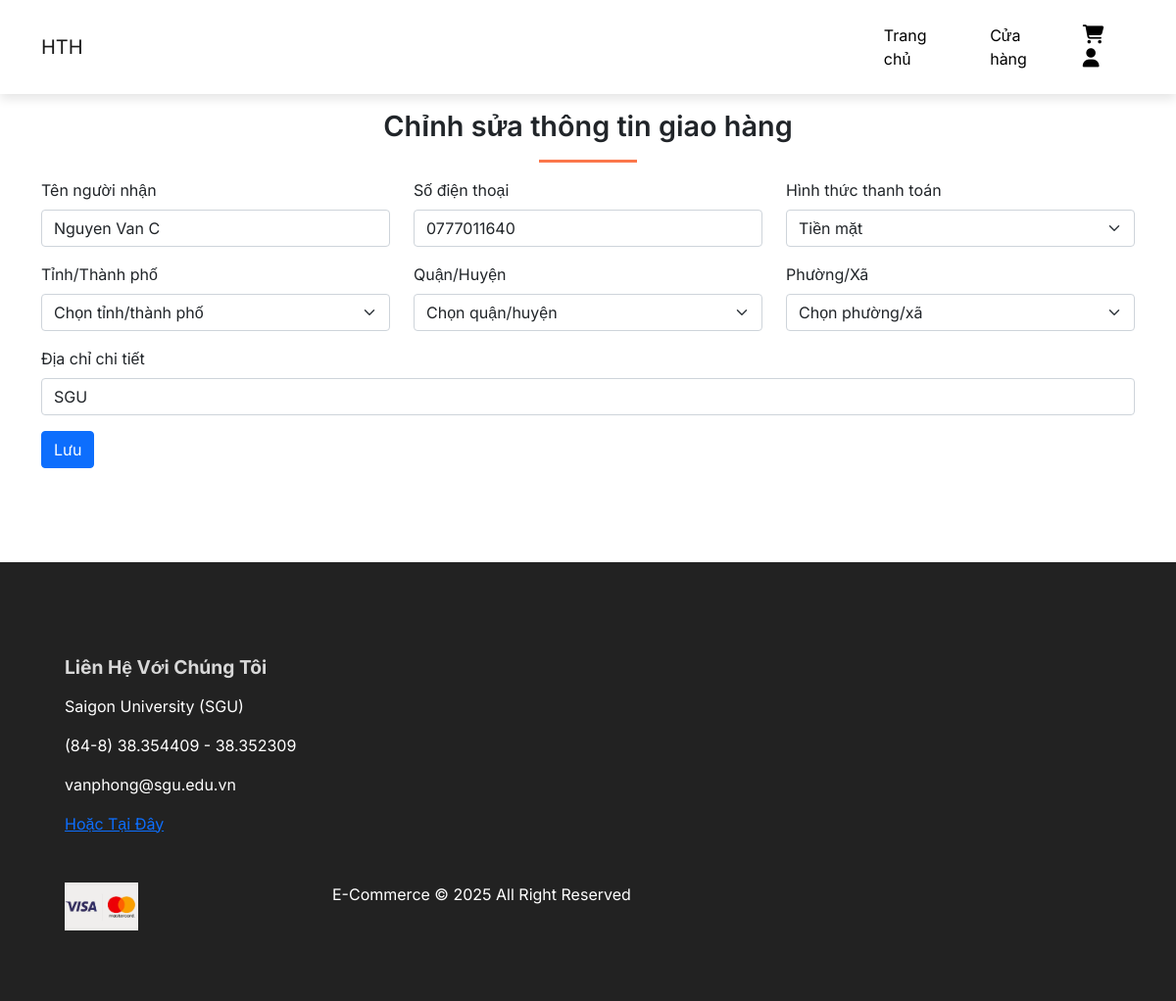
Page /edit_address.php?shipping_address_id=1 (signed in) on the committed database.
### tables this page shows
CREATE TABLE `shipping_addresses` (
  `shipping_address_id` int(11) NOT NULL,
  `account_id` int(11) DEFAULT NULL,
  `receiver_name` varchar(255) NOT NULL,
  `phone_number` varchar(12) NOT NULL,
  `payment_method` varchar(255) NOT NULL,
  `province` varchar(255) NOT NULL,
  `district` varchar(255) NOT NULL,
  `ward` varchar(255) NOT NULL,
  `address` varchar(255) NOT NULL
);

### edit_address.php (the view, shortened to what this page needs)
<?php
include './server/connection.php';
$shipping_address_id = (int)$_GET['shipping_address_id'];
$shipping_address_stmt = $conn->prepare("SELECT * FROM shipping_addresses WHERE shipping_address_id = ?");
$shipping_address_stmt->bind_param('i', $shipping_address_id);
$shipping_address_stmt->execute();
$shipping_address_stmt_result = $shipping_address_stmt->get_result();
$row = $shipping_address_stmt_result->fetch_assoc();
?>
<!DOCTYPE html>
<html lang="en">
<head>
  <link href="https://cdn.jsdelivr.net/npm/bootstrap@5.1.3/dist/css/bootstrap.min.css" rel="stylesheet"
>
  <link rel="stylesheet" href="assets/css/style.css">
</head>
<body>
  <?php include 'layouts/header.php'; ?>
  <section class="my-5 py-5">
    <div class="container text-center mt-3">
      <h2 class="form-weight-bold">Chỉnh sửa thông tin giao hàng</h2>
      <hr class="mx-auto">
    </div>
    <div class="mx-auto container">
      <form id="checkout-form" action="edit_address.php?shipping_address_id=<?php echo $shipping_address_id; ?>" method="post">
        <div class="row mb-3">
          <div class="form-group col-md-4">
            <label class="form-label" for="checkout-name">Tên người nhận</label>
            <input type="text" class="form-control" id="checkout-name" name="name" placeholder="Nguyen Van A" value="<?php echo $row['receiver_name']; ?>" required>
          </div>
          <div class="form-group col-md-4">
            <label class="form-label" for="checkout-phone">Số điện thoại</label>
            <input type="text" class="form-control" id="checkout-phone" name="phone" placeholder="Phone" value="<?php echo $row['phone_number']; ?>" required>
          </div>
          <div class="form-group col-md-4">
            <label class="form-label" for="selectPaymentMethod">Hình thức thanh toán</label>
            <select name="payment_method" id="selectPaymentMethod" class="form-select">
              <option value="Tiền mặt" <?php if ($row['payment_method'] == 'Tiền mặt') echo 'selected'; ?>>Tiền mặt</option>
            </select>
          </div>
        </div>
        <div class="row mb-3">
          <div class="form-group col-md-4">
            <label class="form-label" for="selectProvince">Tỉnh/Thành phố</label>
            <select name="province" id="selectProvince" class="form-select">
              <option value="">Chọn tỉnh/thành phố</option>
            </select>
          </div>
          <div class="form-group col-md-4">
            <label class="form-label" for="selectDistrict">Quận/Huyện</label>
            <select name="district" id="selectDistrict" class="form-select">
              <option value="">Chọn quận/huyện</option>
            </select>
          </div>
          <div class="form-group col-md-4">
            <label class="form-label" for="selectWard">Phường/Xã</label>
            <select name="ward" id="selectWard" class="form-select">
              <option value="">Chọn phường/xã</option>
            </select>
          </div>
        </div>
        <div class="form-group">
          <label class="form-label" for="checkout-address">Địa chỉ chi tiết</label>
          <input type="text" class="form-control" id="checkout-address" name="address" placeholder="Số nhà, đường, tòa nhà..." value="<?php echo $row['address']; ?>" required>
        </div>
        <input type="submit" class="btn btn-primary mt-3" name="edit_address_btn" value="Lưu">
      </form>
    </div>
  </section>
  <?php include 'layouts/footer.php'; ?>
</body>
</html>

### assets/css/style.css (style rules this page uses)
* { margin: 0; padding: 0; box-sizing: border-box; }
body { font-family: "Inter", sans-serif; }
h2 { font-size: 1.8rem; font-weight: 600; }
hr { width: 100px; height: 3px !important; opacity: 1 !important; background-color: #FB774B; }

### rows in the picture
shipping_addresses: name "Nguyen Van C", phone "0777011640", payment_method "Tiền mặt", address "SGU"
